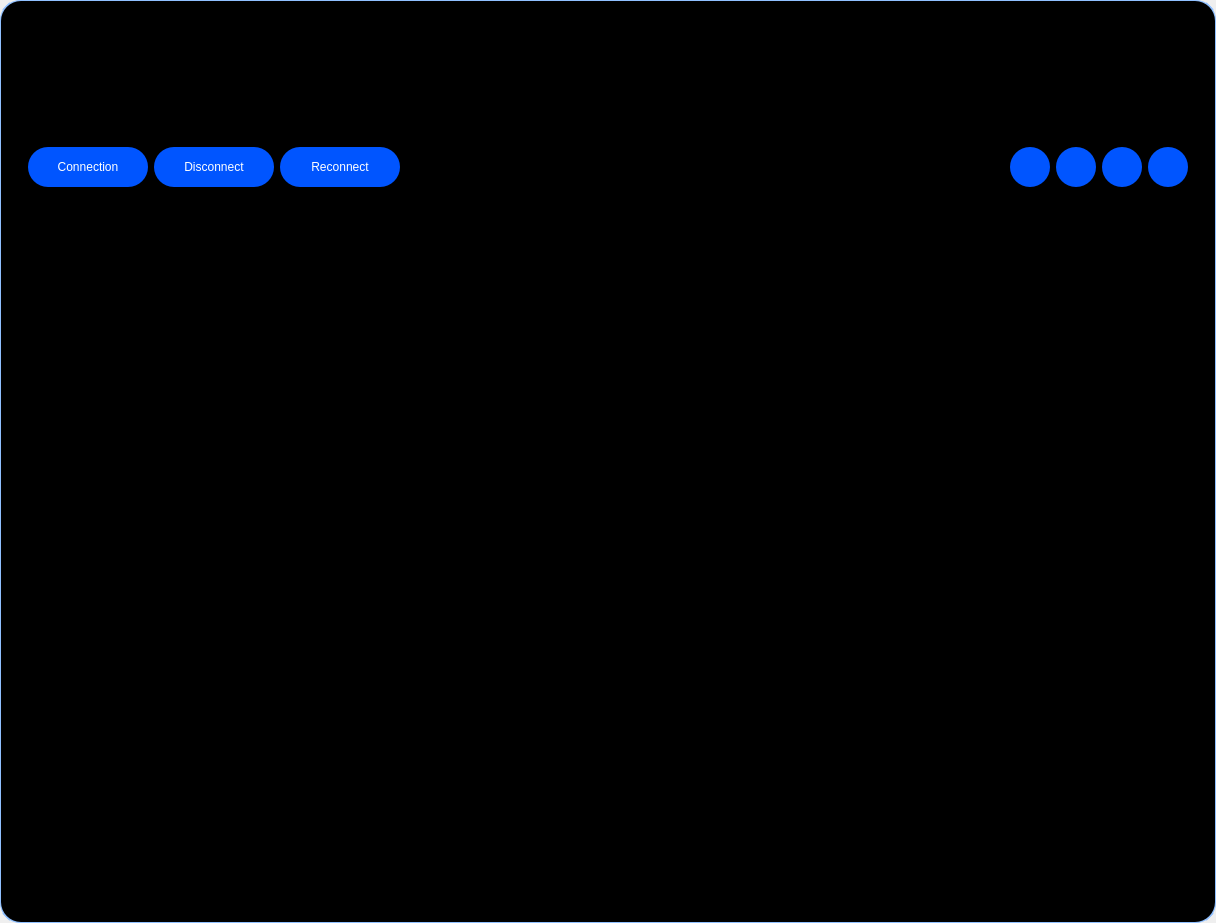
<?xml version="1.0" encoding="UTF-8"?>
<ui version="4.0">
 <class>MainWindow</class>
 <widget class="QMainWindow" name="MainWindow">
  <property name="geometry">
   <rect>
    <x>0</x>
    <y>0</y>
    <width>1216</width>
    <height>923</height>
   </rect>
  </property>
  <property name="windowTitle">
   <string>MainWindow</string>
  </property>
  <property name="styleSheet">
   <string notr="true">border-radius: 20px;


</string>
  </property>
  <widget class="QWidget" name="centralwidget">
   <property name="styleSheet">
    <string notr="true">QWidget#centralwidget {
border-radius: 20px;
border: 10px solid #90c0ff;                  

}
</string>
   </property>
   <layout class="QVBoxLayout" name="verticalLayout" stretch="0">
    <property name="spacing">
     <number>1</number>
    </property>
    <property name="leftMargin">
     <number>1</number>
    </property>
    <property name="topMargin">
     <number>1</number>
    </property>
    <property name="rightMargin">
     <number>1</number>
    </property>
    <property name="bottomMargin">
     <number>1</number>
    </property>
    <item>
     <widget class="QFrame" name="frame_maestro">
      <property name="styleSheet">
       <string notr="true">background-color: rgb(0, 0, 0);
border-radius: 20px;


</string>
      </property>
      <property name="frameShape">
       <enum>QFrame::StyledPanel</enum>
      </property>
      <property name="frameShadow">
       <enum>QFrame::Raised</enum>
      </property>
      <layout class="QVBoxLayout" name="verticalLayout_2" stretch="1,1,6">
       <item>
        <widget class="QFrame" name="frame_Logo">
         <property name="minimumSize">
          <size>
           <width>0</width>
           <height>80</height>
          </size>
         </property>
         <property name="styleSheet">
          <string notr="true"/>
         </property>
         <property name="frameShape">
          <enum>QFrame::StyledPanel</enum>
         </property>
         <property name="frameShadow">
          <enum>QFrame::Raised</enum>
         </property>
         <layout class="QHBoxLayout" name="horizontalLayout_2">
          <item>
           <spacer name="horizontalSpacer">
            <property name="orientation">
             <enum>Qt::Horizontal</enum>
            </property>
            <property name="sizeHint" stdset="0">
             <size>
              <width>62</width>
              <height>20</height>
             </size>
            </property>
           </spacer>
          </item>
          <item>
           <widget class="QLabel" name="label">
            <property name="minimumSize">
             <size>
              <width>15</width>
              <height>40</height>
             </size>
            </property>
            <property name="maximumSize">
             <size>
              <width>160</width>
              <height>16777215</height>
             </size>
            </property>
            <property name="styleSheet">
             <string notr="true">Qlabel{
pixmap#border-radius: 20px;
}</string>
            </property>
            <property name="text">
             <string/>
            </property>
            <property name="pixmap">
             <pixmap>Imagenes/ProtosUN1.jpg</pixmap>
            </property>
            <property name="scaledContents">
             <bool>true</bool>
            </property>
           </widget>
          </item>
          <item>
           <spacer name="horizontalSpacer_2">
            <property name="orientation">
             <enum>Qt::Horizontal</enum>
            </property>
            <property name="sizeHint" stdset="0">
             <size>
              <width>42</width>
              <height>20</height>
             </size>
            </property>
           </spacer>
          </item>
         </layout>
        </widget>
       </item>
       <item>
        <widget class="QFrame" name="frame_control">
         <property name="minimumSize">
          <size>
           <width>0</width>
           <height>42</height>
          </size>
         </property>
         <property name="styleSheet">
          <string notr="true"/>
         </property>
         <property name="frameShape">
          <enum>QFrame::StyledPanel</enum>
         </property>
         <property name="frameShadow">
          <enum>QFrame::Raised</enum>
         </property>
         <layout class="QHBoxLayout" name="horizontalLayout">
          <item>
           <widget class="QFrame" name="frame_Conexiones">
            <property name="minimumSize">
             <size>
              <width>400</width>
              <height>40</height>
             </size>
            </property>
            <property name="maximumSize">
             <size>
              <width>16777215</width>
              <height>16777215</height>
             </size>
            </property>
            <property name="styleSheet">
             <string notr="true">QFrame{
background-color: rgb(0, 0, 0);

}

QPushButton{
background-color: rgb(0, 85, 255) ;
color: rgb(255, 255, 255);
font: 87 10pt &quot;Arial&quot;;
border-radius: 20px;
}

QPushButton:hover{
background-color: rgb(255, 255, 255);
color: rgb(0, 85, 255) ;
font: 87 10pt &quot;Arial&quot;;
border-radius: 20px;
}</string>
            </property>
            <property name="frameShape">
             <enum>QFrame::StyledPanel</enum>
            </property>
            <property name="frameShadow">
             <enum>QFrame::Raised</enum>
            </property>
            <layout class="QHBoxLayout" name="horizontalLayout_4">
             <item>
              <widget class="QPushButton" name="bt_conectar">
               <property name="minimumSize">
                <size>
                 <width>120</width>
                 <height>40</height>
                </size>
               </property>
               <property name="text">
                <string>Connection</string>
               </property>
              </widget>
             </item>
             <item>
              <widget class="QPushButton" name="bt_desconectar">
               <property name="minimumSize">
                <size>
                 <width>120</width>
                 <height>40</height>
                </size>
               </property>
               <property name="text">
                <string>Disconnect</string>
               </property>
              </widget>
             </item>
             <item>
              <widget class="QPushButton" name="bt_reconectar">
               <property name="minimumSize">
                <size>
                 <width>120</width>
                 <height>40</height>
                </size>
               </property>
               <property name="text">
                <string>Reconnect</string>
               </property>
              </widget>
             </item>
             <item>
              <spacer name="horizontalSpacer_3">
               <property name="orientation">
                <enum>Qt::Horizontal</enum>
               </property>
               <property name="sizeHint" stdset="0">
                <size>
                 <width>40</width>
                 <height>20</height>
                </size>
               </property>
              </spacer>
             </item>
            </layout>
           </widget>
          </item>
          <item>
           <widget class="QFrame" name="frame_aplicacion">
            <property name="minimumSize">
             <size>
              <width>400</width>
              <height>40</height>
             </size>
            </property>
            <property name="maximumSize">
             <size>
              <width>16777215</width>
              <height>16777215</height>
             </size>
            </property>
            <property name="styleSheet">
             <string notr="true">
QFrame{
background-color: rgb(0, 0, 0);
}

QPushButton{
background-color:rgb(0, 85, 255) ;
border-radius: 20px;
}

QPushButton:hover{
background-color: rgb(255, 255, 255);
color: rgb(0, 85, 255) ;
border-radius: 20px;
}</string>
            </property>
            <property name="frameShape">
             <enum>QFrame::StyledPanel</enum>
            </property>
            <property name="frameShadow">
             <enum>QFrame::Raised</enum>
            </property>
            <layout class="QHBoxLayout" name="horizontalLayout_3">
             <item>
              <spacer name="horizontalSpacer_4">
               <property name="orientation">
                <enum>Qt::Horizontal</enum>
               </property>
               <property name="sizeHint" stdset="0">
                <size>
                 <width>294</width>
                 <height>20</height>
                </size>
               </property>
              </spacer>
             </item>
             <item>
              <widget class="QPushButton" name="bt_minimizar">
               <property name="minimumSize">
                <size>
                 <width>40</width>
                 <height>40</height>
                </size>
               </property>
               <property name="maximumSize">
                <size>
                 <width>40</width>
                 <height>40</height>
                </size>
               </property>
               <property name="text">
                <string/>
               </property>
               <property name="icon">
                <iconset>
                 <normaloff>Imagenes/minimizar.png</normaloff>Imagenes/minimizar.png</iconset>
               </property>
               <property name="iconSize">
                <size>
                 <width>60</width>
                 <height>60</height>
                </size>
               </property>
              </widget>
             </item>
             <item>
              <widget class="QPushButton" name="bt_restaurar">
               <property name="minimumSize">
                <size>
                 <width>40</width>
                 <height>40</height>
                </size>
               </property>
               <property name="maximumSize">
                <size>
                 <width>40</width>
                 <height>40</height>
                </size>
               </property>
               <property name="text">
                <string/>
               </property>
               <property name="icon">
                <iconset>
                 <normaloff>Imagenes/restaurar.png</normaloff>Imagenes/restaurar.png</iconset>
               </property>
               <property name="iconSize">
                <size>
                 <width>60</width>
                 <height>60</height>
                </size>
               </property>
              </widget>
             </item>
             <item>
              <widget class="QPushButton" name="bt_maximizar">
               <property name="minimumSize">
                <size>
                 <width>40</width>
                 <height>40</height>
                </size>
               </property>
               <property name="maximumSize">
                <size>
                 <width>40</width>
                 <height>40</height>
                </size>
               </property>
               <property name="text">
                <string/>
               </property>
               <property name="icon">
                <iconset>
                 <normaloff>Imagenes/maximizar.png</normaloff>Imagenes/maximizar.png</iconset>
               </property>
               <property name="iconSize">
                <size>
                 <width>60</width>
                 <height>60</height>
                </size>
               </property>
              </widget>
             </item>
             <item>
              <widget class="QPushButton" name="bt_cerrar">
               <property name="minimumSize">
                <size>
                 <width>40</width>
                 <height>40</height>
                </size>
               </property>
               <property name="maximumSize">
                <size>
                 <width>40</width>
                 <height>40</height>
                </size>
               </property>
               <property name="text">
                <string/>
               </property>
               <property name="icon">
                <iconset>
                 <normaloff>Imagenes/cerrar.png</normaloff>Imagenes/cerrar.png</iconset>
               </property>
               <property name="iconSize">
                <size>
                 <width>60</width>
                 <height>60</height>
                </size>
               </property>
              </widget>
             </item>
            </layout>
           </widget>
          </item>
         </layout>
        </widget>
       </item>
       <item>
        <widget class="QFrame" name="frame_contenido">
         <property name="minimumSize">
          <size>
           <width>1192</width>
           <height>690</height>
          </size>
         </property>
         <property name="styleSheet">
          <string notr="true"/>
         </property>
        </widget>
       </item>
      </layout>
     </widget>
    </item>
   </layout>
  </widget>
 </widget>
 <resources/>
 <connections/>
</ui>
